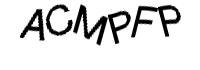
#> input picture images/train/ACMPFP.jpg, 200 x 70 px
$ jupyter execute --allow-errors object_detection.ipynb
#> lines starting #> are read from the running program, lines starting #| are printed output that depends on the picture; after the words box and inside, x2 and y2 are one past the last pixel; in counts of white or black regions, pixels touching at a corner belong together
[cell 1]
import tensorflow as tf
from tensorflow.keras.layers import Dense, Flatten, Conv2D, Dropout, MaxPooling2D
from tensorflow.keras.optimizers import Adam, RMSprop, SGD
from tensorflow.keras.models import Model, Sequential
from sklearn.utils import shuffle
import matplotlib.pyplot as plt
import numpy as np
import pandas as pd
import cv2

from glob import glob

# Creating an Amazon captcha [Object detection] OCR

<h2>Table of contents:
<ul>
    <li>Getting and preparing the data</li>
    <li><a href='#labels_l'>Getting and preparing the labels for localization</a></li>
    <li><a href='#model_l'>Creating a Model for object localization</a></li>
    <li><a href='#data_c'>Preparing the data for classification</a></li>
    <li><a href='#model_c'>Creating a model for classification</a></li>
    <li><a href='#detection'>Final Object(letter) recognition</a></li>
</ul>
</h2>

## Getting and preparing the data:

<h3><font color='red'>Loading all images to numpy array</font></h3>

[cell 2]
# get all .jpg files paths from the image folder
all_imgs = glob(f'images/*/*.jpg')
# sort them by CAPTCHA name
all_imgs = sorted(all_imgs, key=lambda x: x.split('/')[-1])  # sort by captcha name
print(f'{len(all_imgs)} images found')

[cell 3]
# before fitting images into the model, they need to be preprocessed
def prep_image(img_path):
    image = cv2.imread(img_path)
    gray = cv2.cvtColor(image.copy(), cv2.COLOR_BGR2GRAY)
    # get binary_inv threshold
    thresh = cv2.threshold(gray, 127, 255, cv2.THRESH_BINARY_INV)[1]
    # since thresh has only 2 dimensions, reshape it and normalize it pixel values
    return thresh.reshape(70, 200, 1) / 255.0

[cell 4]
# reading and loading all images to numpy array
original_images = []
for img in all_imgs:
    original_images.append(cv2.imread(img))
#> pass 2 of the loop `for img in all_imgs:`:
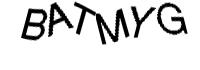
#> input picture images/test/BATMYG.jpg, 200 x 70 px

original_images = np.array(original_images)

<h4><font color='yellow'>Showing the effects of prep_image() function:</font></h4>

[cell 5]
sample_img = cv2.imread(all_imgs[0])
#> sample_img is the input picture: shape (70, 200, 3); min 0, max 255, mean 222.3
sample_prep_img = prep_image(all_imgs[0])
#> in prep_image, `thresh = cv2.threshold(gray, 127, 255, cv2.THRESH_BINARY_INV)[1]`:
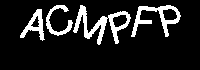
#> thresh: shape (70, 200); 12.8% white; 4 white regions, box (x1, y1, x2, y2) and area: (73, 5, 131, 45) 720, (131, 5, 181, 37) 514, (20, 9, 45, 41) 296, (46, 5, 73, 36) 265

fig = plt.figure(figsize=(12,12))
fig.add_subplot(1, 2, 1)
plt.imshow(sample_img)
fig.add_subplot(1, 2, 2)
plt.imshow(sample_prep_img, cmap='gray')
print('Original image: \t\t Preprocessed image:')
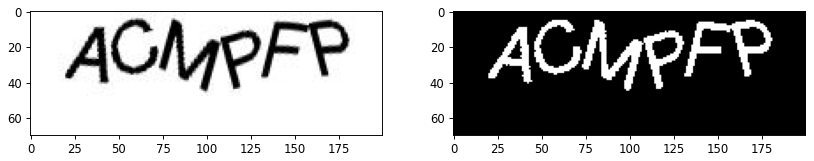
#> figure drawn by matplotlib, 2 panels

<h4><font color='yellow'>Processing all images:</font></h4>

[cell 6]
data = []
# go through all images process them and append to data
for img in all_imgs:
    data.append(prep_image(img))
#> pass 2 of the loop `for img in all_imgs:`:
#> in prep_image, image is the input picture: shape (70, 200, 3); min 0, max 255, mean 221.2
#> in prep_image (call 3), `thresh = cv2.threshold(gray, 127, 255, cv2.THRESH_BINARY_INV)[1]`:
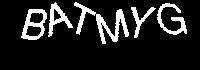
#> thresh: shape (70, 200); 13.1% white; 5 white regions, box (x1, y1, x2, y2) and area: (74, 2, 129, 44) 638, (21, 9, 47, 40) 365, (157, 3, 187, 35) 333, (48, 2, 73, 37) 295, (131, 7, 156, 38) 208

data = np.array(data) # convert to numpy
print(f'Shape of the data: {data.shape}')
#| Shape of the data: (2, 70, 200, 1)

<h2><a name='labels_l'>Getting and preparing the labels:</a></h2>

<h3><font color='red'>Loading and preparing all labels:</font></h3>

[cell 7]
# get all xml files
all_xml_paths = glob(f'images/*/*.xml')
print(f'{len(all_xml_paths)} XML files found')
# sort them by CAPTCHA name
all_xml_paths = sorted(all_xml_paths, key=lambda x: x.split('/')[-1])  # sort by captcha name

[cell 8]
# reading of XML files is easily done with BeautifulSoup
from bs4 import BeautifulSoup

# [18 lines left out: function read_xml, not called in this run]

<h4><font color='yellow'>Showing the effects of read_xml() function:</font></h4>

[cell 9]
from pprint import pprint

#> (the rest of this cell did not finish here and is left out)

<h4><font color='yellow'>Reading all xml files and extracing data:</font></h4>

[cell 10]
labels = []

for path in all_xml_paths:
    # read xml file and convert it from list to dataframe
    read_df = pd.DataFrame(read_xml(path))
    # iloc to take only coordinates, convert to numpy array and flatten it
    coordinates = pd.DataFrame(read_xml(path)).iloc[:, 1:].to_numpy().flatten()
    # make labels easier for model to train(divide by img width)
    labels.append(coordinates)

labels = np.array(labels)
#> (the rest of this cell did not finish here and is left out)

<h4><font color='yellow'>Train/test split:</font></h4>

[cell 11]
# shuffling the data
data = shuffle(data, random_state=27)
labels = shuffle(labels, random_state=27)
# 140 images for training and 10 for testing
x_train = data[:140]
y_train = labels[:140]
x_test = data[140:]
#> x_test = empty array
y_test = labels[140:]

<h2><a name='model_l'>Creating the object localization model:</a></h2>

[cell 12]
from tensorflow.keras.regularizers import l2, l1
from tensorflow.keras.layers import Activation

#> (a cell that did not finish here is left out)

#> (a cell that did not finish here is left out)

<h4><font color='yellow'>Fitting the model:</font></h4>

#> (a cell that did not finish here is left out)

<h4><font color='yellow'>Localization predictions:</font></h4>

#> (a cell that did not finish here is left out)

<h4><font color='yellow'>Transforming predictions back to image's dimensions:</font></h4>

[cell 17]
from math import ceil, floor

# Numbers must be rounded in order to draw rectangles
# Implementing a custom round function since int conversion only rounds DOWN no matter the fractional part
# [9 lines left out: function my_round, not called in this run]

[cell 18]
# [18 lines left out: function scale_predictions, not called in this run]

#> (a cell that did not finish here is left out)

<h4><font color='yellow'>Plotting predicted bounding boxes:</font></h4>

[cell 20]
# [13 lines left out: function draw_rects, not called in this run]

[cell 21]
# shuffling original images in the same way, as predictions will be shown over them
test_imgs = shuffle(original_images, random_state=27)[140:]
#> test_imgs = empty array

w = 10
h = 10
fig = plt.figure(figsize=(11, 10))
columns = 2
rows = 5
# plotting 5x2 images
#> (the rest of this cell did not finish here and is left out)

#> (a cell that did not finish here is left out)

### Model achieved decent accuracy considering there were only 140 images to train on, now let's use the same images to extract letters from them and create an classifier

<h2><a name='data_c'>Preparing the data for <b>Classification:</b></a></h2>

<h3><font color='red'>Extracting each letter from captcha:</font></h3>

[cell 23]
letter_images = []  # all CAPTCHA letters as separate images
letter_names = []  # all letter names

# shuffle xml paths to match data
shuffled_xml_paths = shuffle(all_xml_paths, random_state=27)
# go through each image in data and through each path in xml paths
for img, xml_path in zip(data, shuffled_xml_paths):
    xml_data = read_xml(xml_path, x_div=1, y_div=1)
    # go through each letter info inside xml file
    for info in xml_data:
        letter_names.append(info[0])
        xmin = int(info[1])
        ymin = int(info[2])
        xmax = int(info[3])
        ymax = int(info[4])
        # cropping the letter from captcha and resizing it to 50x50
        crop_img = cv2.resize(img[ymin:ymax, xmin:xmax, :], (50, 50))
        let_img = cv2.threshold(crop_img.copy(), 0.127, 0.255, cv2.THRESH_BINARY)[1]
        letter_images.append(let_img.reshape(50, 50, 1))
#> this loop made 0 passes
#> after the loop, letter_images = []; letter_names = []


print(f'Amount of extracted letters:', len(letter_images))
#| Amount of extracted letters: 0
